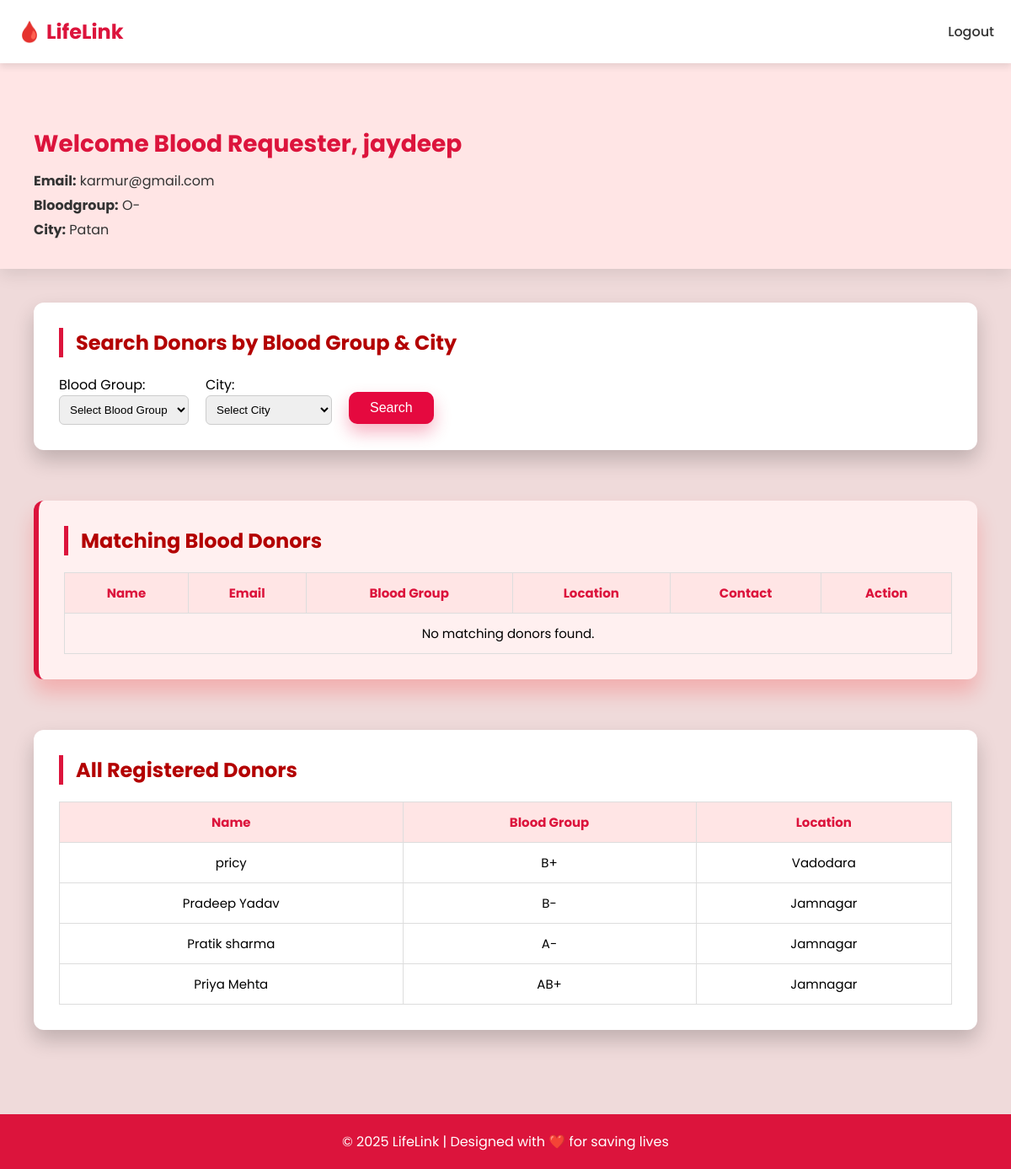
Screenshot of /rdash.php (signed in) with the database file from the repository.
### tables this page shows
CREATE TABLE `donors` (
  `id` int(11) NOT NULL,
  `name` varchar(100) NOT NULL,
  `email` varchar(100) NOT NULL,
  `contact` varchar(15) NOT NULL,
  `pass` varchar(100) NOT NULL,
  `age` int(11) NOT NULL,
  `bloodgroup` varchar(100) NOT NULL,
  `city` varchar(100) NOT NULL,
  `gender` varchar(100) NOT NULL,
  `reg_date` timestamp NOT NULL DEFAULT current_timestamp()
);

### rdash.php (the view, shortened to what this page needs)
<?php
$name = $_SESSION['donor_name'];
$email = $_SESSION['donor_email'];
$bloodgroup = $_SESSION['donor_bloodgroup'];
$city = $_SESSION['donor_city'];
$conn = new mysqli("localhost", "root", "", "web");
$match_sql = "SELECT name, email, bloodgroup, city, contact FROM donors WHERE bloodgroup = ? AND city = ?";
$match_stmt = $conn->prepare($match_sql);
$match_stmt->bind_param("ss", $bloodgroup, $city);
$match_stmt->execute();
$match_result = $match_stmt->get_result();
$all_sql = "SELECT name, email, bloodgroup, city, contact FROM donors";
$all_result = $conn->query($all_sql);
?>
<!DOCTYPE html>
<html lang="en">
<head>
</head>
<body>
<header class="navbar">
  <div class="logo">🩸 LifeLink</div>
  <nav>
    <ul>
      <li><a href="index.php">Logout</a></li>
    </ul>
  </nav>
</header>
<div class="welcome">
  <h2>Welcome Blood Requester, <?php echo htmlspecialchars($name); ?></h2>
  <p><strong>Email:</strong> <?php echo htmlspecialchars($email); ?></p>
  <p><strong>Bloodgroup:</strong> <?php echo htmlspecialchars($bloodgroup); ?></p>
  <p><strong>City:</strong> <?php echo htmlspecialchars($city); ?></p>
</div>
<div class="dashboard">
  <div class="section">
    <div class="section-title">Search Donors by Blood Group & City</div>
    <form method="POST" style="display: flex; flex-wrap: wrap; gap: 20px; align-items: center;">
      <div>
        <label for="search_blood">Blood Group:</label><br>
        <select name="search_blood" id="search_blood" required style="padding: 8px; border-radius: 6px; border: 1px solid #ccc;">
          <option value="">Select Blood Group</option>
        </select>
      </div>
      <div>
        <label for="search_city">City:</label><br>
        <select id="search_city" name="search_city" required style="padding: 8px; border-radius: 6px; border: 1px solid #ccc;">
          <option value="">Select City</option>
        </select>
      </div>
      <div>
        <button type="submit" name="search" class="show-more-btn">Search</button>
      </div>
    </form>
  </div>
  <div class="section matching-donors">
    <div class="section-title">Matching Blood Donors</div>
    <table>
      <tr>
        <th>Name</th>
        <th>Email</th>
        <th>Blood Group</th>
        <th>Location</th>
        <th>Contact</th>
        <th>Action</th>
      </tr>
      <?php
      $rowCount = 0;
      if ($match_result->num_rows > 0):
        while($row = $match_result->fetch_assoc()):
          $rowCount++;
          $hidden = $rowCount > 7 ? "style='display:none' class='match-row'" : "";
      ?>
        <tr <?= $hidden ?>>
          <td><?= htmlspecialchars($row['name']) ?></td>
          <td><?= htmlspecialchars($row['email']) ?></td>
          <td><?= htmlspecialchars($row['bloodgroup']) ?></td>
          <td><?= htmlspecialchars($row['city']) ?></td>
          <td><?= htmlspecialchars($row['contact']) ?></td>
          <td><button class="call-btn" onclick="window.location.href='tel:<?= $row['contact'] ?>'">Call</button></td>
        </tr>
      <?php endwhile; else: ?>
        <tr><td colspan="6">No matching donors found.</td></tr>
      <?php endif; ?>
    </table>
  </div>
  <div class="section">
    <div class="section-title">All Registered Donors</div>
    <table>
      <tr>
        <th>Name</th>
        <th>Blood Group</th>
        <th>Location</th>
      </tr>
      <?php
      $rowCount = 0;
      if ($all_result->num_rows > 0):
        while($row = $all_result->fetch_assoc()):
          $rowCount++;
          $hidden = $rowCount > 7 ? "style='display:none' class='all-row'" : "";
      ?>
        <tr <?= $hidden ?>>
          <td><?= htmlspecialchars($row['name']) ?></td>
          <td><?= htmlspecialchars($row['bloodgroup']) ?></td>
          <td><?= htmlspecialchars($row['city']) ?></td>
        </tr>
      <?php endwhile; else: ?>
        <tr><td colspan="5">No donors found.</td></tr>
      <?php endif; ?>
    </table>
  </div>
</div>
<footer>
  &copy; 2025 LifeLink | Designed with ❤️ for saving lives
</footer>
</body>
</html>

### rdash.php (style rules this page uses)
body { margin: 0; font-family: 'Poppins', sans-serif; background-color: #efdadaff; }
.navbar { background-color: #fff; display: flex; justify-content: space-between; align-items: center; padding: 20px 0px; position: fixed; top: 0; width: 100%; z-index: 1000; box-shadow: 0 4px 8px rgba(0,0,0,0.1); }
.logo { font-size: 24px; font-weight: bold; color: crimson; margin-left: 20px; }
nav ul { list-style: none; display: flex; gap: 30px; margin: 0; padding: 0; margin-right: 20px; }
nav ul li a { text-decoration: none; color: #333; font-weight: 500; transition: color 0.3s ease; }
.welcome { background-color: #ffe5e5; padding: 80px 40px 30px; margin-top: 70px; box-shadow: 0 6px 20px rgba(0,0,0,0.1); }
.welcome h2 { margin: 0 0 10px; color: crimson; font-size: 28px; }
.welcome p { margin: 4px 0; font-size: 16px; color: #333; }
.dashboard { padding: 40px; }
.section { background: #fff; margin-bottom: 60px; padding: 30px; border-radius: 12px; box-shadow: 0 12px 24px rgba(0,0,0,0.2); animation: fadeIn 0.6s ease-in-out; }
.section-title { font-size: 24px; margin-bottom: 20px; font-weight: bold; color: #b30000; border-left: 5px solid crimson; padding-left: 15px; }
table { width: 100%; border-collapse: collapse; margin-top: 10px; }
th, td { border: 1px solid #ddd; padding: 12px; text-align: center; font-size: 15px; }
th { background-color: #ffe5e5; color: crimson; }
.matching-donors { background-color: #fff0f0; border-left: 6px solid crimson; box-shadow: 0 16px 24px rgba(255, 0, 0, 0.2); animation: pulse 1.5s infinite; }
footer { background-color: crimson; color: white; text-align: center; padding: 20px; }
.show-more-btn { background-color: #e5093f; color: white; padding: 10px 25px; font-size: 16px; border: none; border-radius: 10px; cursor: pointer; box-shadow: 0 10px 20px rgba(229, 9, 63, 0.3); transition: all 0.3s ease-in-out; margin-top: 20px; }

### rows the page displays
donors: name "pricy", bloodgroup "B+", city "Vadodara"
donors: name "Pradeep Yadav", bloodgroup "B-", city "Jamnagar"
donors: name "Pratik sharma", bloodgroup "A-", city "Jamnagar"
donors: name "Priya Mehta", bloodgroup "AB+", city "Jamnagar"

### other values shown
$name "jaydeep"
$email "karmur@gmail.com"
$bloodgroup "O-"
$city "Patan"
